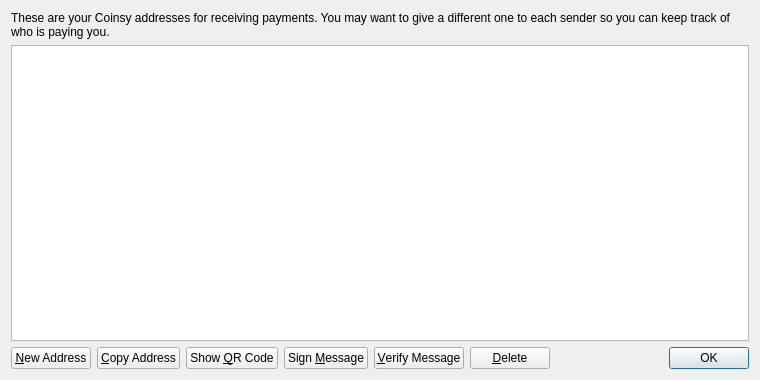
<?xml version="1.0" encoding="UTF-8"?>
<ui version="4.0">
 <class>AddressBookPage</class>
 <widget class="QWidget" name="AddressBookPage">
  <property name="geometry">
   <rect>
    <x>0</x>
    <y>0</y>
    <width>760</width>
    <height>380</height>
   </rect>
  </property>
  <property name="windowTitle">
   <string>Address Book</string>
  </property>
  <layout class="QVBoxLayout" name="verticalLayout">
   <item>
    <widget class="QLabel" name="labelExplanation">
     <property name="text">
      <string>These are your Coinsy addresses for receiving payments. You may want to give a different one to each sender so you can keep track of who is paying you.</string>
     </property>
     <property name="textFormat">
      <enum>Qt::PlainText</enum>
     </property>
     <property name="wordWrap">
      <bool>true</bool>
     </property>
    </widget>
   </item>
   <item>
    <widget class="QTableView" name="tableView">
     <property name="contextMenuPolicy">
      <enum>Qt::CustomContextMenu</enum>
     </property>
     <property name="toolTip">
      <string>Double-click to edit address or label</string>
     </property>
     <property name="tabKeyNavigation">
      <bool>false</bool>
     </property>
     <property name="alternatingRowColors">
      <bool>true</bool>
     </property>
     <property name="selectionMode">
      <enum>QAbstractItemView::SingleSelection</enum>
     </property>
     <property name="selectionBehavior">
      <enum>QAbstractItemView::SelectRows</enum>
     </property>
     <property name="sortingEnabled">
      <bool>true</bool>
     </property>
     <attribute name="verticalHeaderVisible">
      <bool>false</bool>
     </attribute>
    </widget>
   </item>
   <item>
    <layout class="QHBoxLayout" name="horizontalLayout">
     <item>
      <widget class="QPushButton" name="newAddressButton">
       <property name="toolTip">
        <string>Create a new address</string>
       </property>
       <property name="text">
        <string>&amp;New Address</string>
       </property>
       <property name="icon">
        <iconset resource="../bitcoin.qrc">
         <normaloff>:/icons/add</normaloff>:/icons/add</iconset>
       </property>
      </widget>
     </item>
     <item>
      <widget class="QPushButton" name="copyToClipboard">
       <property name="toolTip">
        <string>Copy the currently selected address to the system clipboard</string>
       </property>
       <property name="text">
        <string>&amp;Copy Address</string>
       </property>
       <property name="icon">
        <iconset resource="../bitcoin.qrc">
         <normaloff>:/icons/editcopy</normaloff>:/icons/editcopy</iconset>
       </property>
      </widget>
     </item>
     <item>
      <widget class="QPushButton" name="showQRCode">
       <property name="text">
        <string>Show &amp;QR Code</string>
       </property>
       <property name="icon">
        <iconset resource="../bitcoin.qrc">
         <normaloff>:/icons/qrcode</normaloff>:/icons/qrcode</iconset>
       </property>
      </widget>
     </item>
     <item>
      <widget class="QPushButton" name="signMessage">
       <property name="toolTip">
        <string>Sign a message to prove you own a Coinsy address</string>
       </property>
       <property name="text">
        <string>Sign &amp;Message</string>
       </property>
       <property name="icon">
        <iconset resource="../bitcoin.qrc">
         <normaloff>:/icons/edit</normaloff>:/icons/edit</iconset>
       </property>
      </widget>
     </item>
     <item>
      <widget class="QPushButton" name="verifyMessage">
       <property name="toolTip">
        <string>Verify a message to ensure it was signed with a specified Coinsy address</string>
       </property>
       <property name="text">
        <string>&amp;Verify Message</string>
       </property>
       <property name="icon">
        <iconset resource="../bitcoin.qrc">
         <normaloff>:/icons/transaction_0</normaloff>:/icons/transaction_0</iconset>
       </property>
      </widget>
     </item>
     <item>
      <widget class="QPushButton" name="deleteButton">
       <property name="toolTip">
        <string>Delete the currently selected address from the list</string>
       </property>
       <property name="text">
        <string>&amp;Delete</string>
       </property>
       <property name="icon">
        <iconset resource="../bitcoin.qrc">
         <normaloff>:/icons/remove</normaloff>:/icons/remove</iconset>
       </property>
      </widget>
     </item>
     <item>
      <spacer name="horizontalSpacer">
       <property name="orientation">
        <enum>Qt::Horizontal</enum>
       </property>
       <property name="sizeHint" stdset="0">
        <size>
         <width>40</width>
         <height>20</height>
        </size>
       </property>
      </spacer>
     </item>
     <item>
      <widget class="QDialogButtonBox" name="buttonBox">
       <property name="sizePolicy">
        <sizepolicy hsizetype="Maximum" vsizetype="Fixed">
         <horstretch>0</horstretch>
         <verstretch>0</verstretch>
        </sizepolicy>
       </property>
       <property name="standardButtons">
        <set>QDialogButtonBox::Ok</set>
       </property>
      </widget>
     </item>
    </layout>
   </item>
  </layout>
 </widget>
 <resources>
  <include location="../bitcoin.qrc"/>
 </resources>
 <connections/>
</ui>
